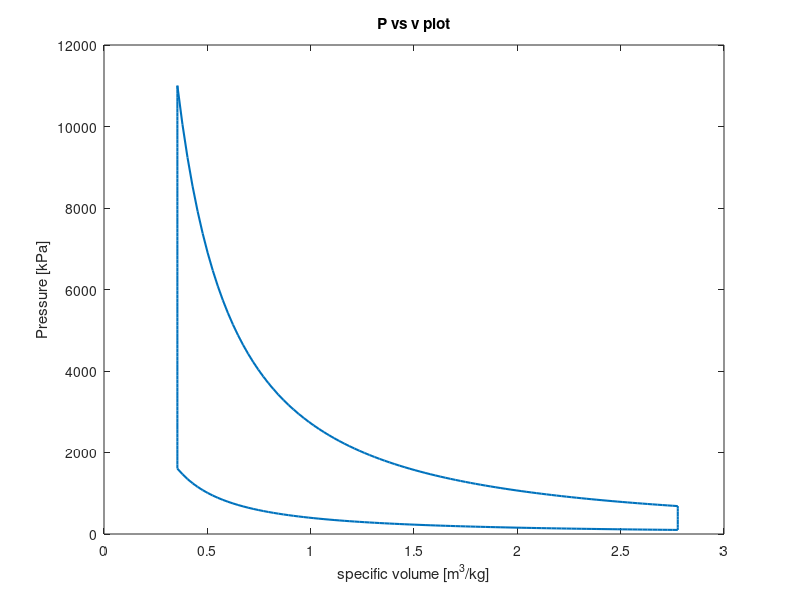

This chart was generated by the following MATLAB code: (Note: this script raises an error after producing the figure.)
%% Design Project
%Author: Andres Pulido & Nicholas Mass
close all; clear; clc

%% Fuel constants
AF = 14.7; %Air-Fuel ratio []
Qhv = 43000; % Heating Value [kJ/kg]
Cp = 1.108; %Specific Heat at constant pressure [kJ/kg-K]
Cv = 0.821; %Specific Heat at constant volume [kJ/kg-K]
k = 1.35; %Average specific heat ratio []
R = 0.287; %Gas constant of air [kJ/kg-K]
nc = 1; %combustion efficiency

%% Given Constants
P1 = 100; %Inlet pressure [kPa]
rho = 1.255; %density of air at sea level [kg/m^3]
T1 = P1/(rho*R); %Ambient temperature [K]

%% 1st problem
rc = 1;
P3 = 0;
ntmax = 0;
while (P3 < 11000) %maximizing P3 will maximize nt for non-super
        rc = rc+0.01;
        T2 = T1*(rc)^(k-1);
        P2 = P1*(rc)^k;
        w12 = R*(T2 - T1)/(1-k);
        T3 = (Qhv*nc)/(AF+1)/Cv + T2;
        P3 = (P2/T2)*T3;
        T4 = T3*(1/rc)^(k-1);
        w34 = R*(T4-T3)/(1-k);
        wnet = w34 + w12;
        nt = 1-(1/rc)^(k-1); %Thermal Efficiency
        if (nt > ntmax) %record the largest net work and associated compression ratio
            ntmax = nt;
            rcnt = rc; %ideal rc to maximize imep for nonsupercharged engine
        end
end

fprintf("For problem 1:\n rc is %g and thermal efficiency is %g\n",rcnt,ntmax)

%% 2nd problem 
rc = 1;
P3 = 0;
imep = 0;
imepmax = 0;

while (P3 < 11000) 
        rc = rc+0.01;
        T2 = T1*(rc)^(k-1);
        P2 = P1*(rc)^k;
        w12 = R*(T2 - T1)/(1-k);
        T3 = ((Qhv*nc)/(AF+1)/Cv) + T2;
        P3 = (P2/T2)*T3;
        vtdc = Qhv/((AF+1)*Cv*(P3-P1*rc^k)); %calculate vtdc according to that rc
        T4 = T3*(1/rc)^(k-1);
        w34 = Cv*(T3-T4);
        wnet = w34 + w12;
        vbdc = rc*vtdc; %using previous vtdc but new rc
        imep = wnet/(vbdc - vtdc);
        if (imep > imepmax) %record the largest net work and associated compression ratio
            imepmax = imep;
            rcimep = rc; %ideal rc to maximize imep for nonsupercharged engine
        end
end

nt = 1-(1/rcimep)^(k-1); %Thermal Efficiency

fprintf("\nFor problem 2:\n imep is %g and thermal efficiency is %g for new rc equal to %g\n",imepmax,nt,rcimep)

%% figures 
v = linspace(vbdc,vtdc);
P = P1*(vbdc./v).^k; %first process

P = [P,linspace(P(100),P3)];
v(1,101:200) = v(100); %second process

P = [P,P(200)*(vtdc./flip(v(1:100))).^k]; 
v = [v,flip(v(1:100))]; %third process

P = [P,linspace(P(300),P(1),10)];
v(1,301:310) = v(300); %fourth process

figure;
plot(v,P,'LineWidth',1.5,'LineStyle','-','Marker','none','MarkerSize',15)
title('P vs v plot')
xlabel('specific volume [m^3/kg]')
ylabel('Pressure [kPa]')
ax = gca; %Get current axis
ax.FontName = 'Century Gothic'; ax.FontSize=16; ax.FontWeight='bold'; ax.GridAlpha=0.07; ax.GridLineStyle='--'; ax.LineWidth=1.5; ax.XColor=[0 0 0]; ax.XMinorTick='on'; ax.YColor=[0 0 0]; ax.YMinorTick='on';
